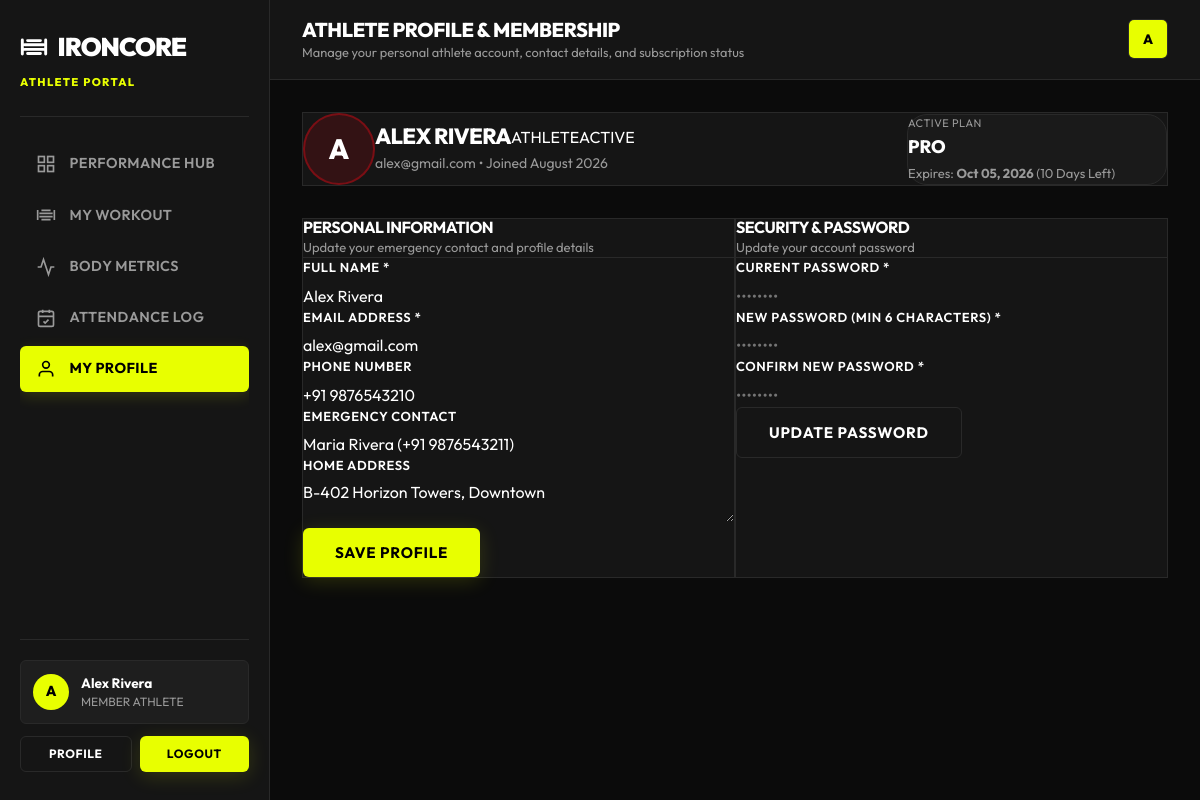
/member/profile.php (signed in), run on the app's committed database.
### tables this page shows
CREATE TABLE IF NOT EXISTS `users` (
    `id` INT AUTO_INCREMENT PRIMARY KEY,
    `full_name` VARCHAR(100) NOT NULL,
    `username` VARCHAR(50) NOT NULL UNIQUE,
    `email` VARCHAR(150) NOT NULL UNIQUE,
    `password_hash` VARCHAR(255) NOT NULL,
    `role` ENUM('admin', 'trainer', 'member') NOT NULL DEFAULT 'member',
    `avatar` VARCHAR(255) NULL,
    `status` ENUM('active', 'inactive', 'suspended') NOT NULL DEFAULT 'active',
    `created_at` TIMESTAMP DEFAULT CURRENT_TIMESTAMP,
    `updated_at` TIMESTAMP DEFAULT CURRENT_TIMESTAMP ON UPDATE CURRENT_TIMESTAMP,
    INDEX `idx_username` (`username`),
    INDEX `idx_email` (`email`),
    INDEX `idx_role` (`role`)
);

CREATE TABLE IF NOT EXISTS `subscriptions` (
    `id` INT AUTO_INCREMENT PRIMARY KEY,
    `member_id` INT NOT NULL,
    `plan_id` INT NOT NULL,
    `start_date` DATE NOT NULL,
    `end_date` DATE NOT NULL,
    `auto_renew` TINYINT(1) DEFAULT 1,
    `status` ENUM('active', 'expired', 'cancelled', 'pending') DEFAULT 'active',
    `created_at` TIMESTAMP DEFAULT CURRENT_TIMESTAMP,
    FOREIGN KEY (`member_id`) REFERENCES `members`(`id`) ON DELETE CASCADE,
    FOREIGN KEY (`plan_id`) REFERENCES `membership_plans`(`id`) ON DELETE RESTRICT,
    INDEX `idx_sub_member` (`member_id`),
    INDEX `idx_sub_status` (`status`)
);

CREATE TABLE IF NOT EXISTS `members` (
    `id` INT AUTO_INCREMENT PRIMARY KEY,
    `user_id` INT NOT NULL UNIQUE,
    `assigned_trainer_id` INT NULL,
    `phone` VARCHAR(20) NULL,
    `emergency_contact` VARCHAR(100) NULL,
    `gender` ENUM('male', 'female', 'other') NULL,
    `dob` DATE NULL,
    `address` TEXT NULL,
    `join_date` DATE NOT NULL,
    `created_at` TIMESTAMP DEFAULT CURRENT_TIMESTAMP,
    FOREIGN KEY (`user_id`) REFERENCES `users`(`id`) ON DELETE CASCADE,
    FOREIGN KEY (`assigned_trainer_id`) REFERENCES `trainers`(`id`) ON DELETE SET NULL,
    INDEX `idx_assigned_trainer` (`assigned_trainer_id`)
);

CREATE TABLE IF NOT EXISTS `membership_plans` (
    `id` INT AUTO_INCREMENT PRIMARY KEY,
    `title` VARCHAR(100) NOT NULL,
    `tag` VARCHAR(50) NULL,
    `price` DECIMAL(10,2) NOT NULL,
    `billing_cycle` ENUM('monthly', 'annual') NOT NULL DEFAULT 'monthly',
    `duration_days` INT NOT NULL DEFAULT 30,
    `description` TEXT NULL,
    `features` JSON NULL,
    `is_recommended` TINYINT(1) DEFAULT 0,
    `status` ENUM('active', 'inactive') DEFAULT 'active',
    `created_at` TIMESTAMP DEFAULT CURRENT_TIMESTAMP
);

### app/views/member/profile.php (the view, shortened to what the rows shown need)
<?php
require_once __DIR__ . '/../../services/GymManagementService.php';
$userId = (int) ($_SESSION['user_id'] ?? 0);
$svc = new GymManagementService();
$user = $svc->getUserById($userId);
$member = $svc->getMemberByUserId($userId);
$memberData = $svc->memberDashboard($userId);
$sub = $memberData['subscription'];
?>
<!DOCTYPE html>
<html lang="en">
<head>
  <link rel="stylesheet" href="/assets/css/style.css">
  <link rel="stylesheet" href="/assets/css/dashboard.css">
  <link rel="stylesheet" href="/assets/css/responsive.css">
  <link rel="stylesheet" href="/assets/css/admin-modules.css">
</head>
<body style="background-color: var(--color-bg);">
  <div class="dashboard-shell">
    <?php
    require_once __DIR__ . '/../layouts/member_nav.php';
    ?>
      <main class="dashboard-body">
        <section class="modern-card" style="padding: var(--space-6); background: var(--color-surface); border: 1px solid var(--color-border); border-radius: var(--radius-xl); margin-bottom: var(--space-6);">
          <div style="display: flex; align-items: center; justify-content: space-between; gap: var(--space-5); flex-wrap: wrap;">
            <div style="display: flex; align-items: center; gap: var(--space-4);">
              <div class="avatar-circle" style="width: 72px; height: 72px; font-size: 28px; font-weight: 800; background: rgba(229, 9, 20, 0.15); color: var(--color-primary); border: 2px solid rgba(229, 9, 20, 0.4);">
                <?= strtoupper(substr($user['full_name'] ?? 'Athlete', 0, 1)) ?>
              </div>
              <div>
                <div style="display: flex; align-items: center; gap: var(--space-3); flex-wrap: wrap;">
                  <h2 style="font-size: 22px; font-weight: 800; color: var(--color-text); margin: 0;"><?= htmlspecialchars($user['full_name'] ?? 'Athlete') ?></h2>
                  <span class="badge badge-primary">ATHLETE</span>
                  <span class="badge <?= ($sub && $sub['status'] === 'active') ? 'badge-success' : 'badge-warning' ?>">
                    <?= $sub ? strtoupper($sub['status']) : 'NO MEMBERSHIP' ?>
                  </span>
                </div>
                <p style="font-size: 14px; color: var(--color-text-muted); margin: 4px 0 0 0;">
                  <?= htmlspecialchars($user['email'] ?? '') ?> • Joined <?= date('F Y', strtotime($member['join_date'] ?? 'now')) ?>
                </p>
              </div>
            </div>
            <?php if ($sub): ?>
            <div style="padding: var(--space-4); background: rgba(255,255,255,0.02); border: 1px solid var(--color-border); border-radius: var(--radius-lg); min-width: 260px;">
              <div style="font-size: 11px; text-transform: uppercase; color: var(--color-text-muted); letter-spacing: 0.5px;">Active Plan</div>
              <div style="font-size: 18px; font-weight: 800; color: var(--color-primary); margin-top: 2px;"><?= htmlspecialchars($sub['plan_title']) ?></div>
              <div style="font-size: 13px; color: var(--color-text-muted); margin-top: 4px;">
                Expires: <strong style="color: var(--color-text);"><?= htmlspecialchars(date('M d, Y', strtotime($sub['end_date']))) ?></strong> (<?= (int)$memberData['days_remaining'] ?> Days Left)
              </div>
            </div>
            <?php endif; ?>
          </div>
        </section>
        <div style="display: grid; grid-template-columns: repeat(auto-fit, minmax(320px, 1fr)); gap: var(--space-6);">
          <section class="modern-card" style="padding: var(--space-6); background: var(--color-surface); border: 1px solid var(--color-border); border-radius: var(--radius-xl);">
            <form id="member-profile-form" onsubmit="submitMemberProfile(event)">
              <div style="display: flex; flex-direction: column; gap: var(--space-4);">
                <div>
                  <label class="form-label" style="font-size: 13px; font-weight: 600; color: var(--color-text); margin-bottom: 6px; display: block;">Full Name *</label>
                  <input type="text" name="full_name" class="form-input" value="<?= htmlspecialchars($user['full_name'] ?? '') ?>" required style="width: 100%;">
                </div>
                <div>
                  <label class="form-label" style="font-size: 13px; font-weight: 600; color: var(--color-text); margin-bottom: 6px; display: block;">Email Address *</label>
                  <input type="email" name="email" class="form-input" value="<?= htmlspecialchars($user['email'] ?? '') ?>" required style="width: 100%;">
                </div>
                <div>
                  <label class="form-label" style="font-size: 13px; font-weight: 600; color: var(--color-text); margin-bottom: 6px; display: block;">Phone Number</label>
                  <input type="text" name="phone" class="form-input" value="<?= htmlspecialchars($member['phone'] ?? '') ?>" placeholder="+1 (555) 000-0000" style="width: 100%;">
                </div>
                <div>
                  <label class="form-label" style="font-size: 13px; font-weight: 600; color: var(--color-text); margin-bottom: 6px; display: block;">Emergency Contact</label>
                  <input type="text" name="emergency_contact" class="form-input" value="<?= htmlspecialchars($member['emergency_contact'] ?? '') ?>" placeholder="Name & Phone" style="width: 100%;">
                </div>
                <div>
                  <label class="form-label" style="font-size: 13px; font-weight: 600; color: var(--color-text); margin-bottom: 6px; display: block;">Home Address</label>
                  <textarea name="address" class="form-input" rows="2" placeholder="Street Address, City..." style="width: 100%;"><?= htmlspecialchars($member['address'] ?? '') ?></textarea>
                </div>
              </div>
            </form>
          </section>
        </div>
      </main>
    </div>
  </div>
</body>
</html>

### data on the page
users: full_name "A", full_name "ALEX RIVERA", email "alex@gmail.com", full_name "Alex Rivera"
subscriptions: status "ACTIVE", plan.title "PRO", end_date "Oct 05, 2026"
members: join_date "August 2026", phone "+91 9876543210", emergency_contact "Maria Rivera (+91 9876543211)", address "B-402 Horizon Towers, Downtown"

### other printed values
$memberInitial "A"
$memberName "Alex Rivera"
$pageTitle "ATHLETE PROFILE & MEMBERSHIP"
$pageSubtitle "Manage your personal athlete account, contact details, and subscription status"
$memberData['days_remaining'] "10"
